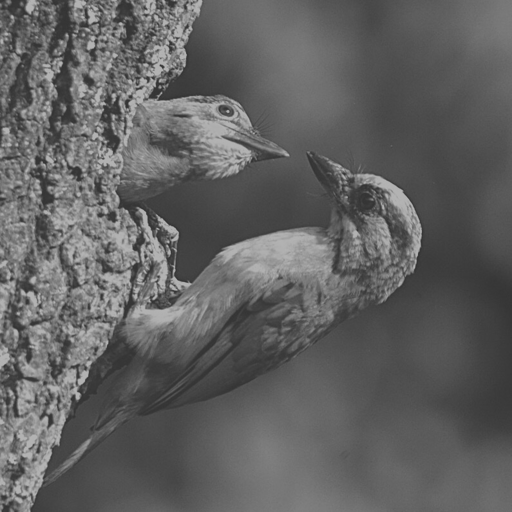
#> input picture hw1/Bird feeding 3 low contrast.tif, 512 x 512 px
$ python main.py
#> lines starting #> are read from the running program, lines starting #| are printed output that depends on the picture
import numpy as np
import cv2
import matplotlib.pyplot as plt
import pandas as pd

#intensity transformation function
def tf(x):
    y = (np.arctan((x - 128.0) / 32.0))
    y_op = np.interp(y, (y.min(), y.max()), (0, 255))
    return(y_op)

#plot diagram of the transformation function
r = np.arange(0, 255, 1)
s = tf(r)
plt.plot(r, s)
plt.show()
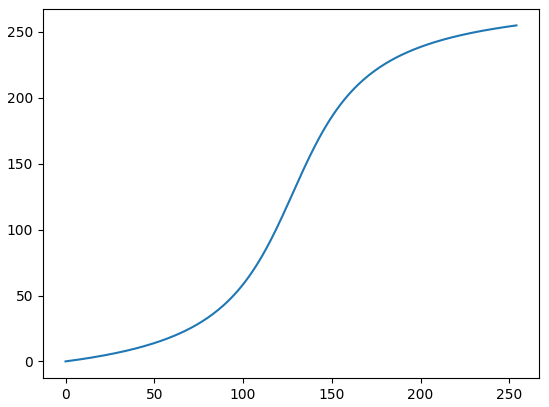
#> figure drawn by matplotlib, 1 panel; curve peaks at x = 254, y = 255
#output data to excel
data = pd.DataFrame({"r" : r, "s" : s})
data.to_csv("result.csv",index=False)

#read image and show transformed image
img = cv2.imread('Bird feeding 3 low contrast.tif')
#> img is the input picture: shape (512, 512, 3); min 52, max 179, mean 97.4
img_tf = tf(img)
#> in tf (call 2), `y = (np.arctan((x - 128.0) / 32.0))`:
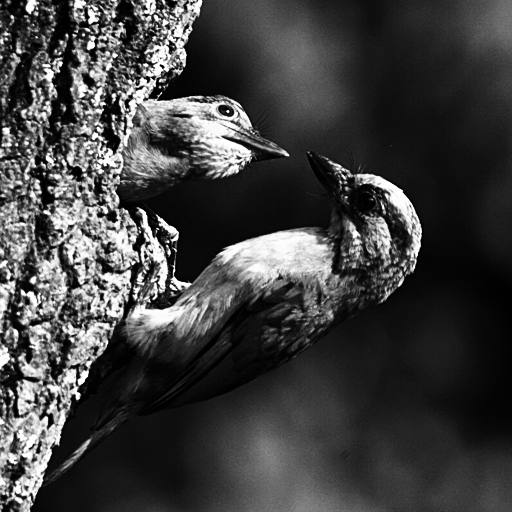
#> y: shape (512, 512, 3) float64; min -1.17, max 1.01, mean -0.617; drawn with min black and max white
plt.imshow(img_tf.astype(np.uint8))
plt.show()
#show image histogram
img1d = img.ravel()
plt.hist(img1d, 256, [0, 256])
plt.title('origin')
plt.show()
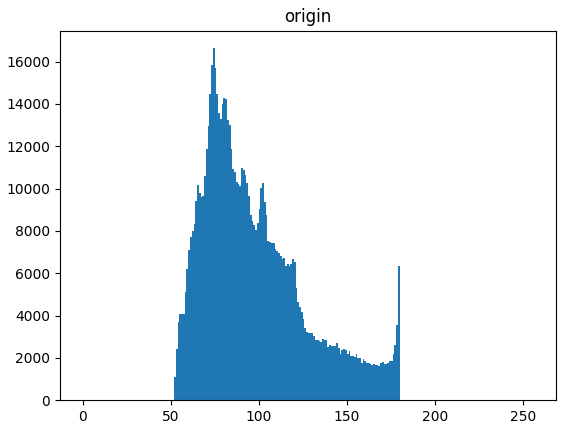
#> figure drawn by matplotlib, 1 panel; tallest bar 16635 high, from x = 74 to 75
#show transformed image histogram
img1d_tf =img_tf.ravel()
plt.hist(img1d_tf, 256, [0, 256])
plt.title('output')
plt.show()
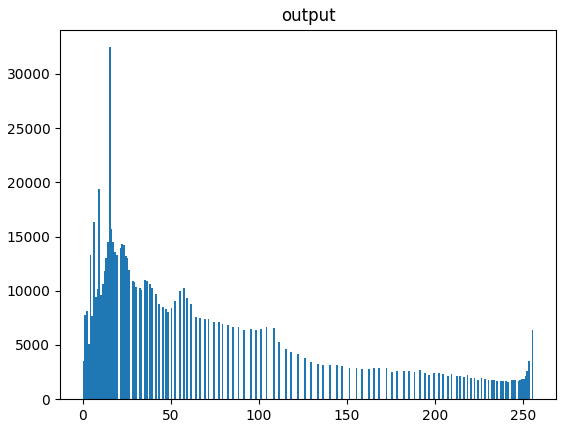
#> figure drawn by matplotlib, 1 panel; tallest bar 32460 high, from x = 15 to 16
